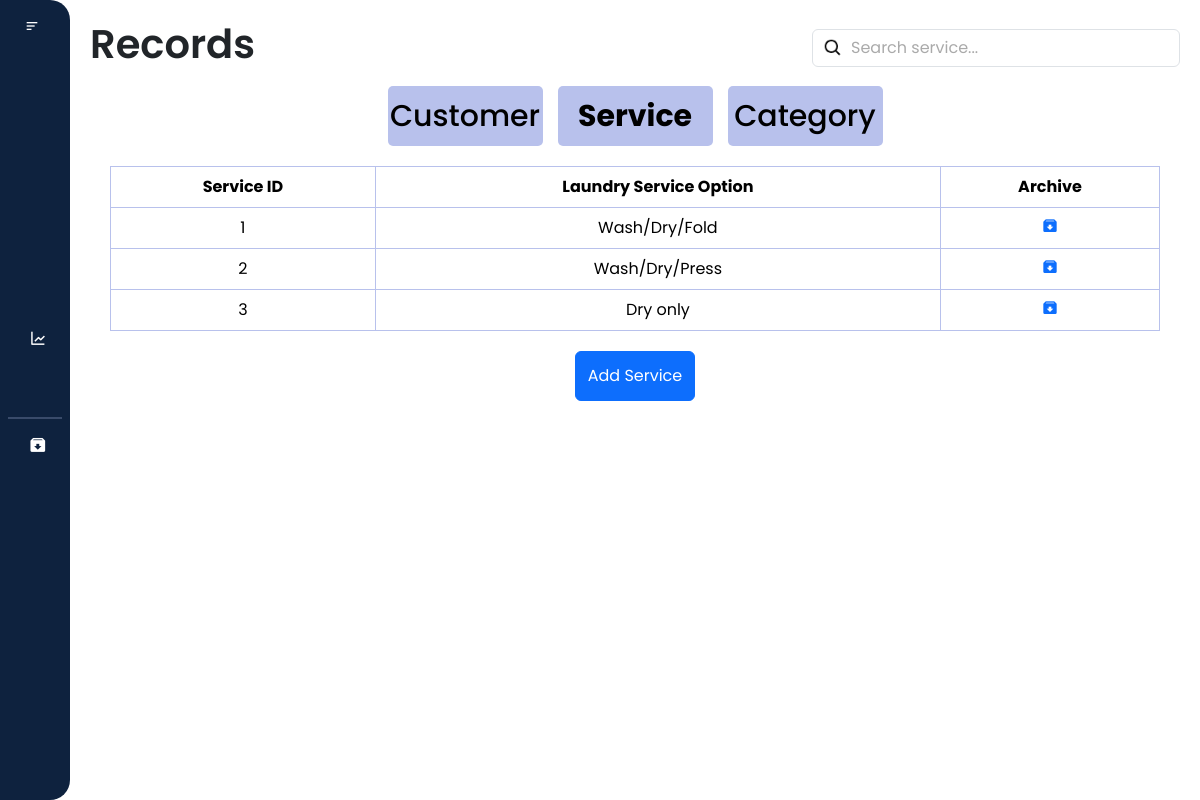
The app's page /records/service.php (signed in) with its own data.
### tables this page shows
CREATE TABLE `service` (
  `service_id` int(11) NOT NULL,
  `laundry_service_option` varchar(255) NOT NULL
);

### records/service.php (the view, shortened to what this page needs)
<?php
require_once('service_db.php');
$user_role = $_SESSION['user_role'];
?>
<!DOCTYPE html>
<html lang="en">
<head>
    <link href="https://cdn.jsdelivr.net/npm/bootstrap@5.3.3/dist/css/bootstrap.min.css" rel="stylesheet"
>
    <link href="https://cdn.lineicons.com/4.0/lineicons.css" rel="stylesheet" />
    <link href='https://unpkg.com/boxicons@2.1.4/css/boxicons.min.css' rel='stylesheet'>
    <link rel="stylesheet" href="service.css">
</head>
<body>
    <div class="wrapper">
        <aside id="sidebar">
            <div class="d-flex">
                <button id="toggle-btn" type="button">
                    <i class="bx bx-menu-alt-left"></i>
                </button>
            </div>
            <ul class="sidebar-nav">
                <li class="sidebar-item">
                    <a href="/laundry_system/dashboard/dashboard.php" class="sidebar-link">
                    </a>
                </li>
                <li class="sidebar-item">
                    <a href="/laundry_system/profile/profile.php" class="sidebar-link">
                    </a>
                </li>
                <?php if ($user_role === 'admin') : ?>
                    <li class="sidebar-item">
                        <a href="/laundry_system/users/users.php" class="sidebar-link">
                        </a>
                    </li>
                    <li class="sidebar-item">
                        <a href="/laundry_system/records/customer.php" class="sidebar-link has-dropdown collapsed" data-bs-toggle="collapse"
                            data-bs-target="#records" aria-expanded="false" aria-controls="records">
                        </a>
                    </li>
                <?php endif; ?>
                <li class="sidebar-item">
                    <a href="/laundry_system/transaction/transaction.php" class="sidebar-link">
                    </a>
                </li>
                <li class="sidebar-item">
                    <a href="/laundry_system/sales_report/report.php" class="sidebar-link">
                        <i class='bx bx-line-chart'></i>
                    </a>
                </li>
                <?php if ($user_role === 'admin') : ?>
                    <li class="sidebar-item">
                        <a href="/laundry_system/settings/setting.php" class="sidebar-link">
                        </a>
                    </li>
                    <hr style="border: 1px solid #b8c1ec; margin: 8px">
                    <li class="sidebar-item">
                        <a href="/laundry_system/archived/archive_users.php" class="sidebar-link">
                            <i class='bx bxs-archive-in'></i>
                        </a>
                    </li>
                <?php endif; ?>
            </ul>
            <div class="sidebar-footer">
                <a href="/laundry_system/homepage/logout.php" class="sidebar-link">
                </a>
            </div>
        </aside>
        <div class="main-content">
            <nav>
                <div class="d-flex justify-content-between align-items-center">
                    <h1>Records</h1>
                <div class="search_bar" m-1>
                    <input class="form-control" type="text" id="filter_service" placeholder="Search service...">
                </div>
            </nav>
            <div class="buttons">
                <div class="customer_button">
                    <a href="customer.php" class="button" id="customerBtn">Customer</a>
                </div>
                <div class="service_button">
                    <a href="service.php" class="button" id="serviceBtn"><b>Service</b></a>
                </div>
                <div class="category_button">
                    <a href="category.php" class="button" id="categoryBtn">Category</a>
                </div>
            </div>
            <div class="table-container">
                <table class="table table-bordered text-center">
                    <thead>
                        <tr class="bg-dark text-white">
                            <th>Service ID</th>
                            <th>Laundry Service Option</th>
                            <th>Archive</th>
                        </tr>
                    </thead>
                    <tbody id = "service_table">
                        <?php
                        $query = "SELECT * FROM service";
                        $result = mysqli_query($con, $query);
                        if ($result && $result->num_rows > 0) {
                            while($row = mysqli_fetch_assoc($result)) {
                        ?>
                            <tr>
                                <td><?php echo $row["service_id"]; ?></td>
                                <td><?php echo $row["laundry_service_option"]; ?></td>
                                <td>
                                    <a href='javascript:void(0);' class='archive-btn'
                                        data-id="<?php echo $row['service_id']; ?>"
                                        data-option="<?php echo $row['laundry_service_option']; ?>">
                                        <i class='bx bxs-archive-in'></i>
                                    </a>
                                </td>
                            </tr>
                        <?php
                            }
                        } else {
                        ?>
                    <tr>
                        <td colspan="3">No laundry service option found.</td>
                    </tr>
                    <?php
                        }
                        ?>
                    </tbody>
                </table>
            </div>
            <div class="add_button d-flex justify-content-center">
                <button type="button" class="btn btn-primary" id="addServiceButton">Add Service</button>
            </div>
        </div>
    </div>
</body>
</html>

### records/service.css (style rules this page uses)
* { margin: 0; padding: 0; font-family: "Poppins", "Segoe UI"; box-sizing: border-box; }
html { scroll-behavior: smooth; overflow-x: hidden; }
a { text-decoration: none; }
li { list-style: none; }
h1 { font-weight: 600; font-size: 1.5 rem; }
.wrapper { display: flex; width: 100%; height: 100vh; overflow-x: hidden; }
#sidebar { display: flex; width: 70px; min-width: 70px; z-index: 1000; transition: all 0.25s ease-in-out; flex-direction: column; background-color: #0e223e; border-radius: 0 20px 20px 0; }
#toggle-btn { background-color: transparent; cursor: pointer; border: 0; padding: 1rem 1.5rem; }
#toggle-btn i { font-size: 1.5 rem; color: #fff; }
.sidebar-nav { padding: 2rem 0; flex: 1 1 auto; }
a.sidebar-link { padding: 0.625rem 1.625rem; color: #fff; display: block; font-size: 0.9rem; white-space: nowrap; border-left: 3px solid transparent; text-decoration: none; }
.sidebar-link i { font-size: 1.1rem; margin-right: 0.75rem; }
.sidebar-item { position: relative; }
.main-content { flex: 1; overflow-y: auto; padding: 20px; transition: margin-left 0.5s ease; padding-bottom: 60px; }
.buttons { display: flex; flex-direction: row; gap: 15px; flex-wrap: wrap; justify-content: center; margin-top: 10px; }
.button { display: inline-flex; align-items: center; justify-content: center; height: 60px; width: 155px; padding: 10px 20px; background-color: #b8c1ec; color: #000; text-align: center; text-decoration: none; border-radius: 5px; font-size: 30px; font-weight: 500; margin: 0; gap: 10px; }
.add_button { height: 50px; font-size: 20%; font-weight: 500; }
.table-container { padding: 20px; }
.table { width: 100%; border-collapse: collapse; border: #b8c1ec; margin: 0; }
th, td { border: 1px solid #b8c1ec; padding: 8px; text-align: center; }
.form-control { width: 100%; }
.search_bar .form-control { padding-left: 38px; }
.search_bar .form-control::placeholder { color: #aaa; }
.search_bar .form-control { background-image: url('/laundry_system/images/search.png'); background-repeat: no-repeat; background-position: 10px center; background-size: 20px 20px; }

### records on screen
service: service_id "1", laundry_service_option "Wash/Dry/Fold"
service: service_id "2", laundry_service_option "Wash/Dry/Press"
service: service_id "3", laundry_service_option "Dry only"
